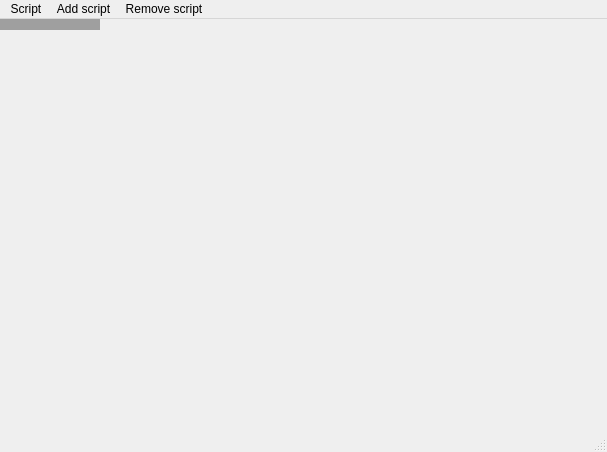
<?xml version="1.0" encoding="UTF-8"?>
<ui version="4.0">
 <class>ScriptEditor</class>
 <widget class="QMainWindow" name="ScriptEditor">
  <property name="geometry">
   <rect>
    <x>0</x>
    <y>0</y>
    <width>607</width>
    <height>452</height>
   </rect>
  </property>
  <property name="windowTitle">
   <string>Script editor</string>
  </property>
  <property name="windowIcon">
   <iconset resource="../../_resources/editor.qrc">
    <normaloff>:/appicon/app.ico</normaloff>:/appicon/app.ico</iconset>
  </property>
  <widget class="QMdiArea" name="centralwidget"/>
  <widget class="QMenuBar" name="menubar">
   <property name="geometry">
    <rect>
     <x>0</x>
     <y>0</y>
     <width>607</width>
     <height>25</height>
    </rect>
   </property>
   <widget class="QMenu" name="menuAddScript">
    <property name="title">
     <string>Add script</string>
    </property>
    <addaction name="actionNew"/>
    <addaction name="actionImportFile"/>
   </widget>
   <widget class="QMenu" name="menuRemoveScript">
    <property name="title">
     <string>Remove script</string>
    </property>
   </widget>
   <widget class="QMenu" name="menuScript">
    <property name="title">
     <string>Script</string>
    </property>
    <addaction name="actionExportAs"/>
    <addaction name="separator"/>
    <addaction name="actionCloseScriptEditor"/>
   </widget>
   <addaction name="menuScript"/>
   <addaction name="menuAddScript"/>
   <addaction name="menuRemoveScript"/>
  </widget>
  <widget class="QStatusBar" name="statusbar"/>
  <action name="actionExportAs">
   <property name="text">
    <string>Export as...</string>
   </property>
  </action>
  <action name="actionImport">
   <property name="text">
    <string>Import</string>
   </property>
  </action>
  <action name="actionImport_2">
   <property name="text">
    <string>Import from file...</string>
   </property>
  </action>
  <action name="actionCloseScriptEditor">
   <property name="text">
    <string>Close script editor</string>
   </property>
  </action>
  <action name="actionNew">
   <property name="text">
    <string>New</string>
   </property>
  </action>
  <action name="actionImportFile">
   <property name="text">
    <string>Import from file...</string>
   </property>
  </action>
 </widget>
 <resources>
  <include location="../../_resources/editor.qrc"/>
 </resources>
 <connections/>
</ui>
